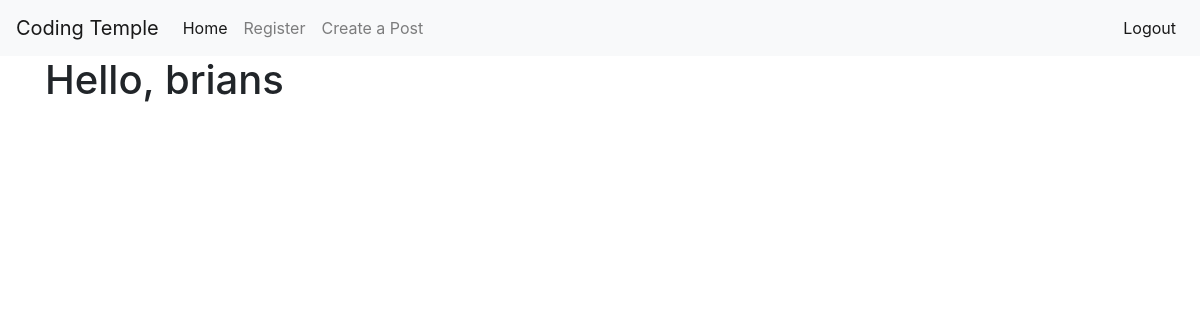
The page / (signed in) on the database as committed earlier.
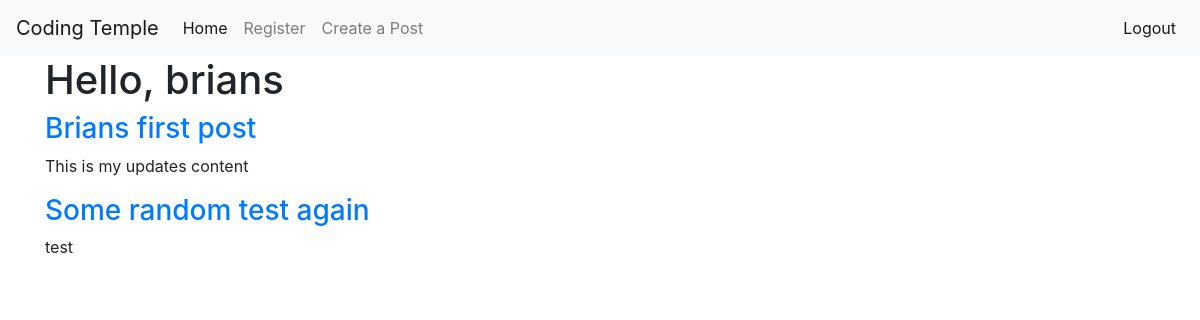
The same page on the database as committed later.
### app/models.py (models this page shows, shortened)
class User(db.Model, UserMixin):
    id = db.Column(db.Integer, primary_key=True)
    username = db.Column(db.String(100), nullable=False, unique=True)
    email = db.Column(db.String(100), nullable=False, unique=True)
    password = db.Column(db.String(256), nullable=False)
    post = db.relationship('Post', backref='author', lazy=True)

class Post(db.Model):
    id = db.Column(db.Integer, primary_key=True)
    title = db.Column(db.String(200))
    content = db.Column(db.String(300))
    date_created = db.Column(db.DateTime, nullable=False, default=datetime.utcnow)
    user_id = db.Column(db.Integer, db.ForeignKey('user.id'), nullable=False)

### app/routes.py (the view)
@app.route('/')
def index():
    context = {
        "posts": Post.query.all()
        }
    return render_template('index.html', **context)

### app/models.py (called while the page is built)
@login.user_loader
def load_user(user_id):
    return User.query.get(int(user_id))

### app/templates/index.html
{% extends 'base.html' %}
{% block content %}
{% if current_user.is_authenticated%}
<h1>Hello, {{ current_user.username }}</h1>
{% for post in posts%}
    <h3><a href="{{ url_for('blog.post_detail', post_id=post.id)}}">{{ post.title }}</a></h3>
    <p>{{ post.content }}</p>
{% endfor %}
{% else %}
<h1>Hello, please register for my cool website</h1>
{%endif%}
{% endblock content %}

### app/templates/base.html (shortened to what this page needs)
<!doctype html>
<html lang="en">
<head>
    <link rel="stylesheet" href="https://stackpath.bootstrapcdn.com/bootstrap/4.3.1/css/bootstrap.min.css"
>
</head>
<body>
    {% include 'nav.html' %}
    <div class="container">
        {% block content %}
        {% endblock content%}
    </div>
</body>
</html>

### app/templates/nav.html (shortened to what this page needs)
<nav class="navbar navbar-expand-sm navbar-light bg-light">
    <a class="navbar-brand" href="#">Coding Temple</a>
    <div class="collapse navbar-collapse" id="collapsibleNavId">
        <ul class="navbar-nav mr-auto mt-2 mt-lg-0">
            <li class="nav-item active">
               <a class="nav-link" href="{{ url_for('index') }}">Home <span class="sr-only">(current)</span></a>
            </li>
            <li class="nav-item">
                <a class="nav-link" href="{{ url_for('auth.register') }}">Register</a>
            </li>
            <li class="nav-item">
                <a class="nav-link" href="{{ url_for('blog.createposts') }}">Create a Post</a>
            </li>
        </ul>
        <ul class="navbar-nav m1-auto mt-2 mt-lg-0">
            {% if current_user.is_authenticated%}
            <li class="nav-item active">
                <a class="nav-link" href="{{ url_for('auth.logout') }}">Logout</a>
            </li>
            {% else %}
            <li class="nav-item active">
                <a class="nav-link" href="{{ url_for('auth. login') }}">Login</a>
            </li>
            {% endif %}
        </ul>
    </div>
</nav>

Rows that differ between the two databases and show on the page:
added Post: title "Brians first post", content "This is my updates content"
added Post: title "Some random test again", content "test"
